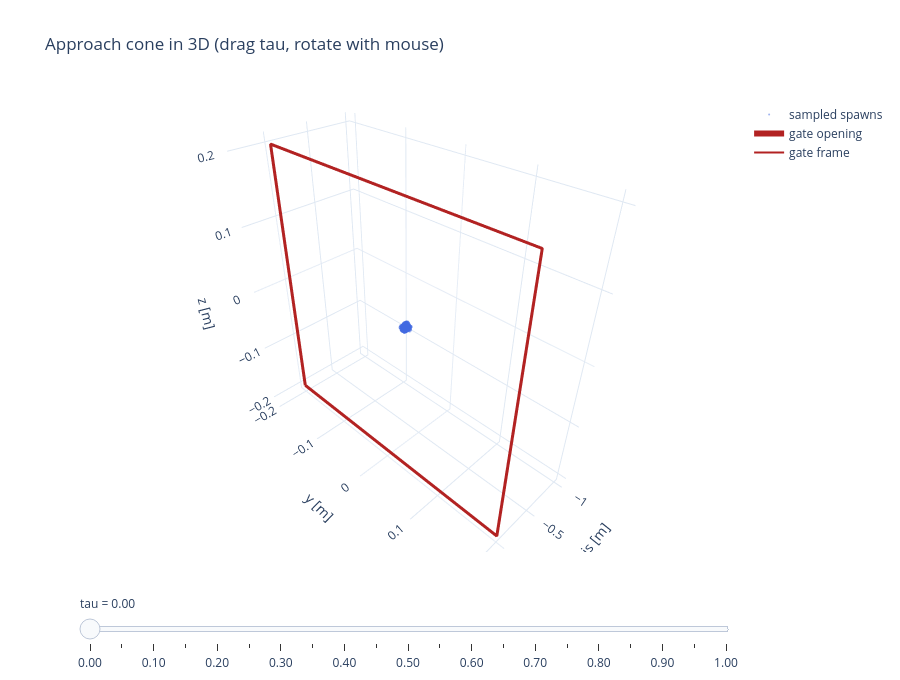

The notebook cell saved with this chart:
### Markdown cell above
## 4. Cone vs gate — 3D with sampled spawns

The same cone in 3D, with actual sampled spawn points (same geometry as `_sample_cone_spawn`, minus the obstacle/altitude rejection). The gate sits in the y–z plane at the origin with its normal along +x; the drone flies in the +x direction through it. Spawns populate the entry side (−x). **Drag `tau`; rotate with the mouse.**

### Code cell
N_POINTS = 500
SEED = 0


def _square3d(half, color, width, name):
    return go.Scatter3d(x=[0, 0, 0, 0, 0], y=[-half, half, half, -half, -half],
                        z=[-half, -half, half, half, -half], mode="lines",
                        line=dict(color=color, width=width), name=name)


def _cone3d_traces(tau, d_max, n, seed):
    kap = float(kappa_schedule(tau, cfg))
    d_min = cfg.d_min
    s_hi = max(d_min + kap * (d_max - d_min), d_min + 1e-3)
    rng = np.random.default_rng(seed)
    s = rng.uniform(d_min, s_hi, n)
    theta = rng.uniform(0.0, kap * cfg.theta_max, n)
    phi = rng.uniform(0.0, 2 * np.pi, n)
    radial = s * np.tan(theta)
    return [
        go.Scatter3d(x=-s, y=radial * np.cos(phi), z=radial * np.sin(phi), mode="markers",
                     marker=dict(size=2, color="royalblue", opacity=0.5), name="sampled spawns"),
        _square3d(GATE_HALF, "firebrick", 6, "gate opening"),
        _square3d(GATE_OUTER / 2, "firebrick", 2, "gate frame"),
    ]


frames = [go.Frame(data=_cone3d_traces(t, cfg.d_max_cap, N_POINTS, SEED), name=f"{t:.2f}")
          for t in TAU_GRID]
fig = go.Figure(data=_cone3d_traces(TAU_GRID[0], cfg.d_max_cap, N_POINTS, SEED), frames=frames)
lim = cfg.d_max_cap * np.tan(cfg.theta_max) * 1.05
fig.update_layout(
    height=680, template="plotly_white", title="Approach cone in 3D (drag tau, rotate with mouse)",
    sliders=_tau_slider(frames),
    scene=dict(xaxis_title="x along axis [m]", yaxis_title="y [m]", zaxis_title="z [m]",
               yaxis=dict(range=[-lim, lim]), zaxis=dict(range=[-lim, lim]),
               xaxis=dict(range=[-cfg.d_max_cap * 1.05, 0.4]), aspectmode="data"),
)
fig.show()

### Figure 1 — Plotly figure (JSON) as saved in the notebook; plotly's stock layout.template omitted (floating-point values rounded to 4 significant figures; data arrays with more than 128 entries replaced by an {"elided": "..."} marker saying what was removed)
{"data": [{"marker": {"color": "royalblue", "opacity": 0.5, "size": 2}, "mode": "markers", "name": "sampled spawns", "type": "scatter3d", "x": {"elided": "500 float values"}, "y": {"elided": "500 float values"}, "z": {"elided": "500 float values"}}, {"line": {"color": "firebrick", "width": 6}, "mode": "lines", "name": "gate opening", "type": "scatter3d", "x": [0, 0, 0, 0, 0], "y": [-0.2, 0.2, 0.2, -0.2, -0.2], "z": [-0.2, -0.2, 0.2, 0.2, -0.2]}, {"line": {"color": "firebrick", "width": 2}, "mode": "lines", "name": "gate frame", "type": "scatter3d", "x": [0, 0, 0, 0, 0], "y": [-0.36, 0.36, 0.36, -0.36, -0.36], "z": [-0.36, -0.36, 0.36, 0.36, -0.36]}], "layout": {"height": 680, "scene": {"aspectmode": "data", "xaxis": {"range": [-1.05, 0.4], "title": {"text": "x along axis [m]"}}, "yaxis": {"range": [-0.2128, 0.2128], "title": {"text": "y [m]"}}, "zaxis": {"range": [-0.2128, 0.2128], "title": {"text": "z [m]"}}}, "sliders": [{"active": 0, "currentvalue": {"prefix": "tau = "}, "pad": {"t": 40}, "steps": [{"args": [["0.00"], {"frame": {"duration": 0, "redraw": true}, "mode": "immediate", "transition": {"duration": 0}}], "label": "0.00", "method": "animate"}, {"args": [["0.05"], {"frame": {"duration": 0, "redraw": true}, "mode": "immediate", "transition": {"duration": 0}}], "label": "0.05", "method": "animate"}, {"args": [["0.10"], {"frame": {"duration": 0, "redraw": true}, "mode": "immediate", "transition": {"duration": 0}}], "label": "0.10", "method": "animate"}, {"args": [["0.15"], {"frame": {"duration": 0, "redraw": true}, "mode": "immediate", "transition": {"duration": 0}}], "label": "0.15", "method": "animate"}, {"args": [["0.20"], {"frame": {"duration": 0, "redraw": true}, "mode": "immediate", "transition": {"duration": 0}}], "label": "0.20", "method": "animate"}, {"args": [["0.25"], {"frame": {"duration": 0, "redraw": true}, "mode": "immediate", "transition": {"duration": 0}}], "label": "0.25", "method": "animate"}, {"args": [["0.30"], {"frame": {"duration": 0, "redraw": true}, "mode": "immediate", "transition": {"duration": 0}}], "label": "0.30", "method": "animate"}, {"args": [["0.35"], {"frame": {"duration": 0, "redraw": true}, "mode": "immediate", "transition": {"duration": 0}}], "label": "0.35", "method": "animate"}, {"args": [["0.40"], {"frame": {"duration": 0, "redraw": true}, "mode": "immediate", "transition": {"duration": 0}}], "label": "0.40", "method": "animate"}, {"args": [["0.45"], {"frame": {"duration": 0, "redraw": true}, "mode": "immediate", "transition": {"duration": 0}}], "label": "0.45", "method": "animate"}, {"args": [["0.50"], {"frame": {"duration": 0, "redraw": true}, "mode": "immediate", "transition": {"duration": 0}}], "label": "0.50", "method": "animate"}, {"args": [["0.55"], {"frame": {"duration": 0, "redraw": true}, "mode": "immediate", "transition": {"duration": 0}}], "label": "0.55", "method": "animate"}, {"args": [["0.60"], {"frame": {"duration": 0, "redraw": true}, "mode": "immediate", "transition": {"duration": 0}}], "label": "0.60", "method": "animate"}, {"args": [["0.65"], {"frame": {"duration": 0, "redraw": true}, "mode": "immediate", "transition": {"duration": 0}}], "label": "0.65", "method": "animate"}, {"args": [["0.70"], {"frame": {"duration": 0, "redraw": true}, "mode": "immediate", "transition": {"duration": 0}}], "label": "0.70", "method": "animate"}, {"args": [["0.75"], {"frame": {"duration": 0, "redraw": true}, "mode": "immediate", "transition": {"duration": 0}}], "label": "0.75", "method": "animate"}, {"args": [["0.80"], {"frame": {"duration": 0, "redraw": true}, "mode": "immediate", "transition": {"duration": 0}}], "label": "0.80", "method": "animate"}, {"args": [["0.85"], {"frame": {"duration": 0, "redraw": true}, "mode": "immediate", "transition": {"duration": 0}}], "label": "0.85", "method": "animate"}, {"args": [["0.90"], {"frame": {"duration": 0, "redraw": true}, "mode": "immediate", "transition": {"duration": 0}}], "label": "0.90", "method": "animate"}, {"args": [["0.95"], {"frame": {"duration": 0, "redraw": true}, "mode": "immediate", "transition": {"duration": 0}}], "label": "0.95", "method": "animate"}, {"args": [["1.00"], {"frame": {"duration": 0, "redraw": true}, "mode": "immediate", "transition": {"duration": 0}}], "label": "1.00", "method": "animate"}]}], "title": {"text": "Approach cone in 3D (drag tau, rotate with mouse)"}}}
